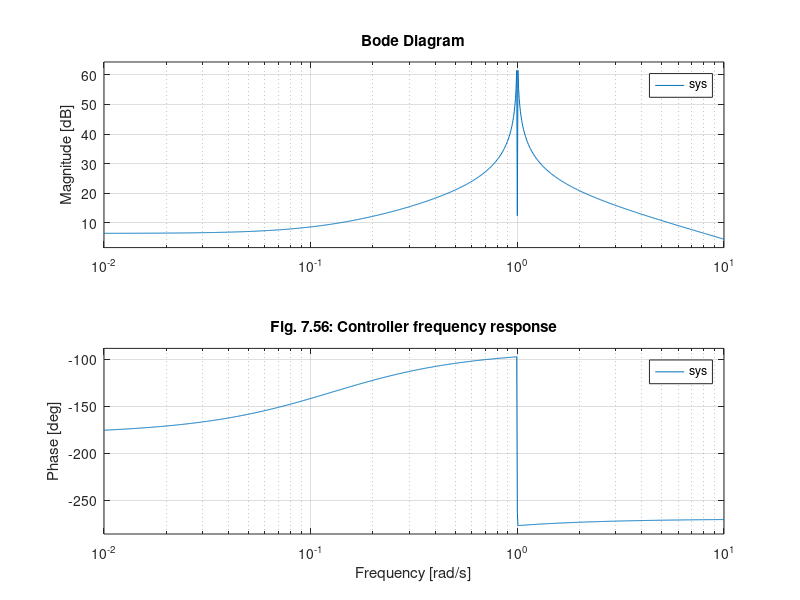

Reproduce this figure in MATLAB. (Note: this script raises an error after producing the figure.)
%  Figure 7.61      Feedback Control of Dynamic Systems, 4e
%                        Franklin, Powell, Emami
%
% Robust Servo Example    
%% Example 7.27; Figure 7.61
clf;
F=[0 1; 0 -1];
G=[0;1];
H=[1 0];
J=[0];
omega=1;
a=[0 1 0 0;-omega*omega 0 1 0;0 0 0 1;0 0 0 -1];
b=[0;0;G];
% desired closed-loop poles
pc=[-1+sqrt(3)*j;-1-sqrt(3)*j;-sqrt(3)+j;-sqrt(3)-j];
k=place(a,b,pc);
% form controller matrices
k1=k(:,1:2);
ko=k(:,3:4);
ac=[0 1;-omega*omega 0];
bc=-[k(2);k(1)];;
cc=[1 0];
dc=[0];
% controller frequency response
grid;
sys=ss(ac,bc,cc,dc);
bode(sys);
title('Fig. 7.56: Controller frequency response');
pause;
% closed-loop system
acl=[F-G*ko G*cc;bc*H ac];
bcl=[0;0;-bc];
ccl=[H 0 0];
dcl=[0];
syscl=ss(acl,bcl,ccl,dcl);
pole(syscl)
tzero(syscl)
% blocking zeros
dcle=-1;
syse=ss(acl,bcl,ccl,dcle);
tzero(syse)
% Closed-loop response
t=0:.01:25;
r=sin(t);
y=lsim(syscl,r,t);
plot(t,y,t,r);
grid;
text(0.5,0.8,'r');
text(1.5,.4,'y');
xlabel('Time (sec)');
ylabel('Reference, output');
title('Fig. 7.59: Tracking response');
pause;
% Frequency response from r to e
syscle=ss(acl,bcl,ccl,dcle);
bode(syscle);
title('Fig. 7.57: Frequency response: r to e');
pause;
% blocking zeros from w to y
G1=[0;1;0;0];
sysclw=ss(acl,G1,ccl,dcl);
tzero(sysclw)
% Closed-loop response from w to y
w=sin(t);
y=lsim(sysclw,w,t);
plot(t,y,t,w);
grid;
text(0.5,0.9,'w');
text(1.5,0.1,'y');
xlabel('Time (sec)');
ylabel('Disturbance, output');
title('Fig. 7.60: Disturbance response');
pause;
bode(syscl);
grid;
title('Fig. 7.61: Closed-loop frequency response');
